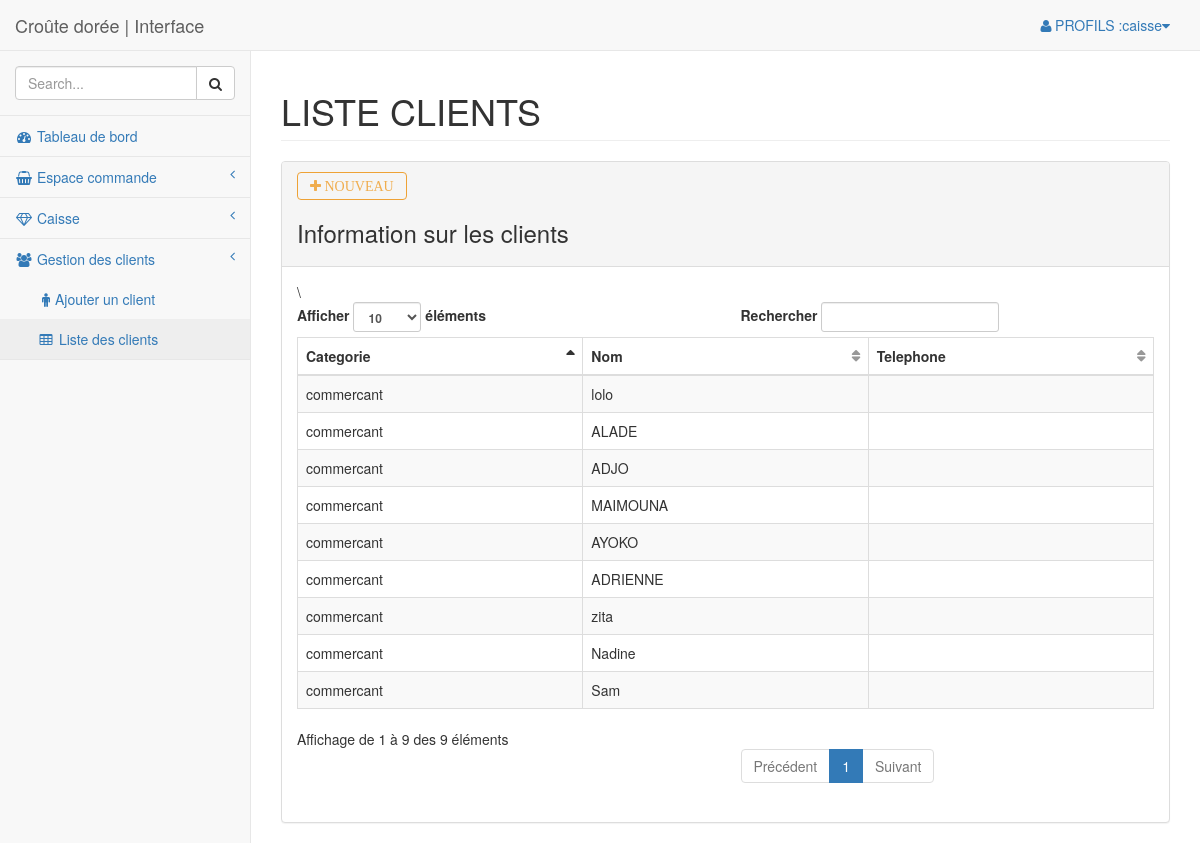
The page /index.php?page=list_client (signed in) on the database its author committed.
### tables this page shows
CREATE TABLE IF NOT EXISTS `client` (
  `CODE_CLIENT` int(11) NOT NULL AUTO_INCREMENT,
  `CODE_CATEGORIE` int(11) NOT NULL,
  `NOM_CLIENT` varchar(50) DEFAULT NULL,
  `CONTACT_CLIENT` varchar(15) DEFAULT NULL,
  `SUPPRIME` tinyint(1) DEFAULT '0',
  PRIMARY KEY (`CODE_CLIENT`),
  KEY `FK_ASSOCIATION_10` (`CODE_CATEGORIE`)
);

CREATE TABLE IF NOT EXISTS `categorie` (
  `CODE_CATEGORIE` int(11) NOT NULL AUTO_INCREMENT,
  `LIBELLE_CATEGORIE` varchar(25) DEFAULT NULL,
  `PRIX_APPLIQUE` int(11) DEFAULT NULL,
  `SUPPRIME` tinyint(1) DEFAULT '0',
  PRIMARY KEY (`CODE_CATEGORIE`)
);

### controleurs/list_client.php (called while the page is built)
<?php
require_once('pages/Administration/Client/list_client.php');

### pages/administration/Client/list_client.php (the view, shortened to what this page needs)
<?php
global $bdd;
$clients= $bdd->prepare('SELECT CODE_CLIENT, CA.LIBELLE_CATEGORIE, NOM_CLIENT,CONTACT_CLIENT FROM client CL JOIN categorie CA ON CL.CODE_CATEGORIE=CA.CODE_CATEGORIE');
$clients->execute();
$data=$clients->fetchAll();
?>
            <div class="row">
                <div class="col-lg-12">
                    <h1 class="page-header">LISTE CLIENTS</h1>
                </div>
            </div>
            <div class="row">
                <div class="col-lg-12">
                    <div class="panel panel-default">
                        <div class="panel-heading">
                            <a class="btn btn-outline btn-warning fa fa-plus" href="?page=ajout_client"> NOUVEAU</a>
                            <B>  <h3> Information sur les clients </h3></B>
                        </div>
                        <div class="panel-body">
                            <table width="100%" class="table table-striped table-bordered table-hover" id="dataTables-example2">
                                <thead>
                                    <tr>
                                        <th>Categorie</th>
                                        <th>Nom</th>
                                        <th>Telephone</th>\
                                    </tr>
                                <tbody>
                               <?php
                               foreach ($data as $d){
                                ?>
                                    <tr class="odd gradeX">
                                        <td><?php echo $d->LIBELLE_CATEGORIE; ?></td>
                                        <td><?php echo $d->NOM_CLIENT; ?></td>
                                        <td><?php echo $d->CONTACT_CLIENT; ?></td>
                                    </tr>
                                <?php } ?>
                                </tbody>
                            </table>
                        </div>
                    </div>
                </div>
            </div>

### rows shown on the page
client: categorie.LIBELLE_CATEGORIE "commercant", NOM_CLIENT "lolo"
client: categorie.LIBELLE_CATEGORIE "commercant", NOM_CLIENT "ALADE"
client: categorie.LIBELLE_CATEGORIE "commercant", NOM_CLIENT "ADJO"
client: categorie.LIBELLE_CATEGORIE "commercant", NOM_CLIENT "MAIMOUNA"
client: categorie.LIBELLE_CATEGORIE "commercant", NOM_CLIENT "AYOKO"
client: categorie.LIBELLE_CATEGORIE "commercant", NOM_CLIENT "ADRIENNE"
client: categorie.LIBELLE_CATEGORIE "commercant", NOM_CLIENT "zita"
client: categorie.LIBELLE_CATEGORIE "commercant", NOM_CLIENT "Nadine"
client: categorie.LIBELLE_CATEGORIE "commercant", NOM_CLIENT "Sam"

### other values the page prints
$_SESSION['Auth']->login "caisse"
